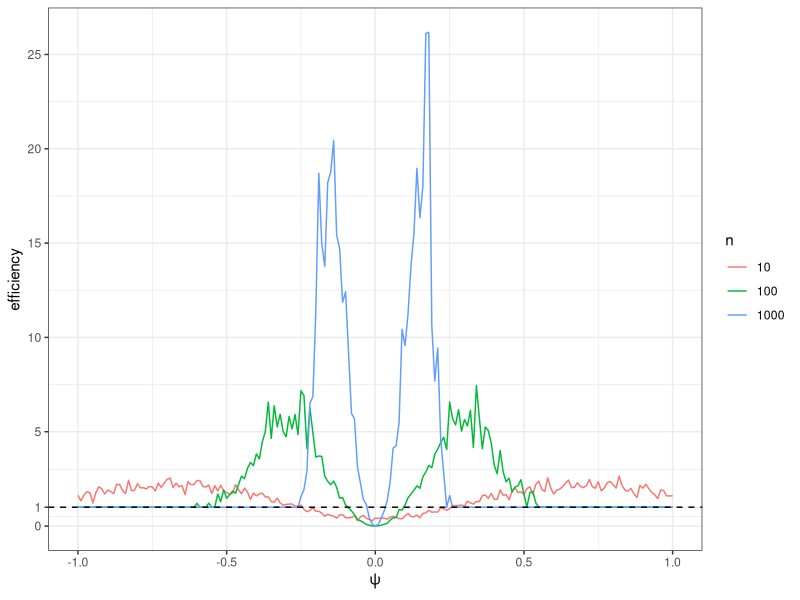
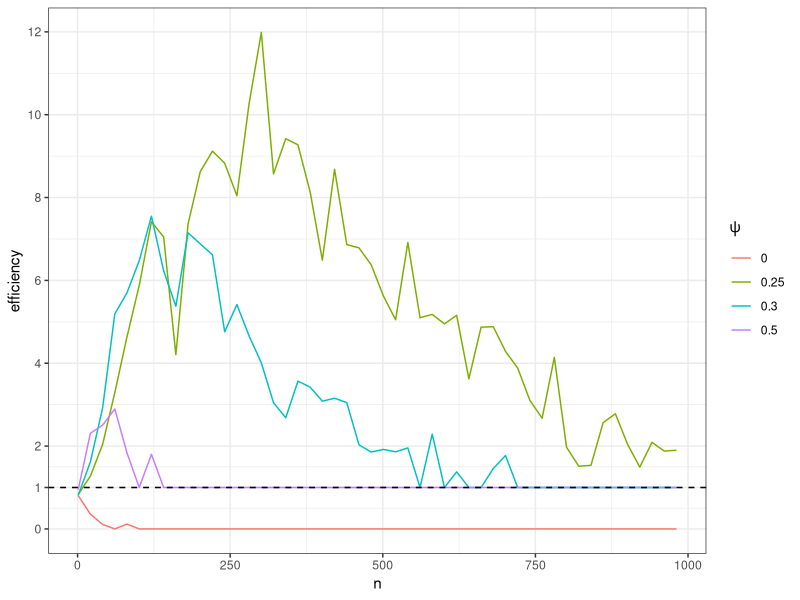

The R source for these figures, in order:
## ---- chunk 1
#| warnings: false
library(tidyverse)
## ---- chunk 2
hodges = function(Z) {
    n = length(Z)
    ifelse(abs(mean(Z)) > n^(-1/4), mean(Z), 0)
}

sim = function(n, psi) {
    Z = rnorm(n, mean=psi)
    tibble(
        n = n,
        psi = psi,
        mean = mean(Z), 
        hodges = hodges(Z)
    )
}

params = expand_grid(
    n = c(10, 100, 1000), 
    psi = seq(-1,1, 0.01),
) 

1:100 |> # this many times,
    map_df(~pmap_df(params, sim)) |> # repeat sim() for each set of params
    group_by(n = factor(n), psi) |>
    summarize(
        mse_mean = mean((mean - psi)^2),
        mse_hodges = mean((hodges - psi)^2),
        efficiency = mse_hodges / mse_mean
    ) |> 
ggplot() +
    geom_line(aes(psi, efficiency, color=n)) +
    labs(x = expression(psi)) +
    theme_bw() +
    scale_y_continuous(
      breaks = function(limits) {
        b <- pretty(limits)            # the usual pretty breaks
        sort(unique(c(b, 1)))          # but force in 1
      }
    ) +
    geom_hline(
      yintercept = 1,
      colour     = "black",
      linetype   = "dashed"
    )
## ---- chunk 3
params = expand_grid(
    n = seq(1, 1000, by=20),
    psi = c(0, 0.25, 0.3, 0.5)
) 

result = 1:100 |> 
    map_df(~pmap_df(params, sim)) 
    
result |>
    group_by(n = n, psi = psi) |>
    summarize(
        mse_mean = mean((mean - psi)^2),
        mse_hodges = mean((hodges - psi)^2),
        efficiency = mse_hodges / mse_mean
    ) |> 
ggplot() +
    geom_line(aes(n, efficiency, color=factor(psi))) +
    labs(color=expression(psi)) +
    theme_bw() +
    scale_y_continuous(
      breaks = function(limits) {
        b <- pretty(limits)            # the usual pretty breaks
        sort(unique(c(b, 1)))          # but force in 1
      }
    ) +
    geom_hline(
      yintercept = 1,
      colour     = "black",
      linetype   = "dashed"
    )
